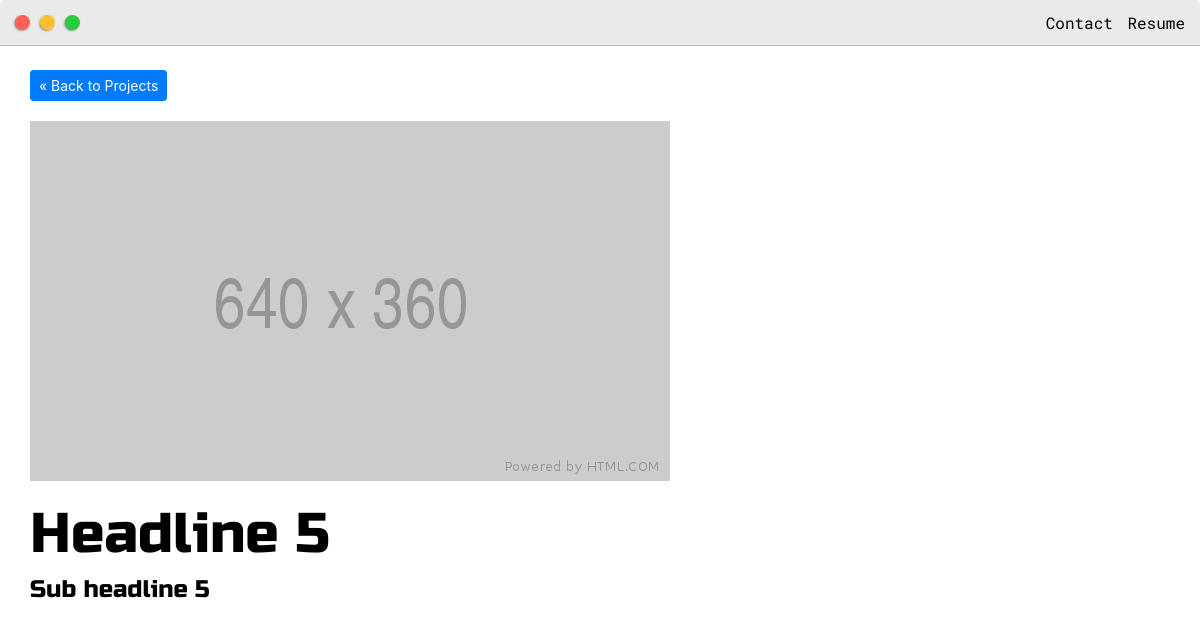
Screenshot of /post/headline-5/ with the database file from the repository.
### base/models.py (models this page shows, shortened)
class Post(models.Model):
    headline = models.CharField(max_length=200)
    sub_headline = models.CharField(max_length=200, null=True, blank=True)
    thumbnail = models.ImageField(null=True, blank=True, upload_to="images", default="placeholder1.png")
    body = RichTextUploadingField(null=True, blank=True)
    created = models.DateTimeField(auto_now_add=True)
    active = models.BooleanField(default=False)
    featured = models.BooleanField(default=False)
    tags = models.ManyToManyField(Tag, null=True)
    slug = models.SlugField(null=True, blank=True)

### base/views.py (the view)
# urls.py: path('post/<slug:slug>/', views.post, name='post'),
def post(request, slug):
    post = Post.objects.get(slug=slug)
    context = {'post': post}
    return render(request, 'base/post.html', context)

### base/templates/base/post.html (shortened to what this page needs)
{% extends 'base/main.html' %}
{% load static %}
{% block content %}
    <div class="main-container">
        <br>
        <a class="btn btn-sm btn-primary" href="{% url 'posts' %}">&laquo Back to Projects</a>
        <br>
        <img class="featured_image"  src="{{ post.thumbnail.url}}">
        <h1>{{ post.headline }}</h1>
        <h4>{{ post.sub_headline }}</h4>
    </div>
{% endblock content%}

### static/css/default.css (style rules this page uses)
:root { --mainColor:#eaeaea; --mainShadow: 20px 20px 60px #c7c7c7, -20px -20px 60px #ffffff; --mainRadius: 5px 5px 0 0; --secondaryColor:#fff; --secondaryShadow: 14px 14px 12px #f7f7f7, -14px -14px 12px #ffffff; --secondaryRadius: 5px;; --borderColor:#c1c1c1; --mainText:black; --secondaryText:#4b5156; --themeDotBorder: #24292e; --previewBg:rgb(251,249,243,0.8); --previewShadow:#f0ead6; --buttonColor:black; --inputField: inset 8px 8px 38px #ededed, inset -8px -8px 38px #ffffff; }
html,body { padding: 0; margin: 0; scroll-behavior: smooth; }
body * { transition: 0.4s; }
h1,h2,h3,h4,h5,h6,strong { color: var(--mainText); font-family: 'Russo One', sans-serif; font-weight: 500; }
a { text-decoration: none; color: #17a2b8; }
h1 { font-size: 56px }
h4 { font-size: 24px }
.main-container { width: 1200px; margin: 0 auto; }
@media screen and (max-width: 1200px) { .main-container { width: 95%; } }

### base/templates/base/post.html (style rules this page uses)
img { max-width: 100%; object-fit: cover; }
.featured_image { margin-top: 20px; margin-bottom: 20px; }

### rows the page displays
Post: thumbnail (placeholder picture), headline "Headline 5", sub_headline "Sub headline 5"
